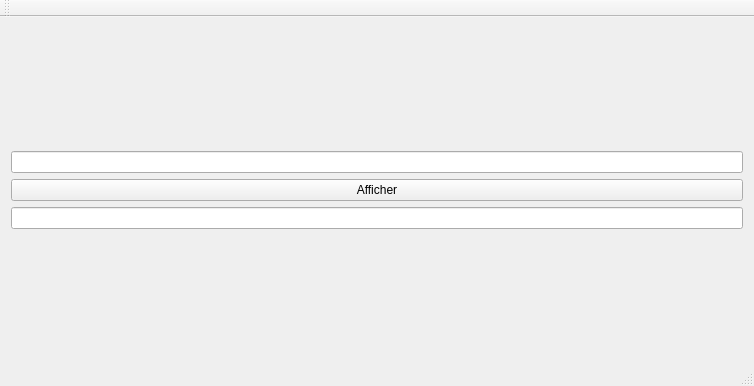
<?xml version="1.0" encoding="UTF-8"?>
<ui version="4.0">
 <class>MainWindow</class>
 <widget class="QMainWindow" name="MainWindow">
  <property name="geometry">
   <rect>
    <x>0</x>
    <y>0</y>
    <width>754</width>
    <height>386</height>
   </rect>
  </property>
  <property name="windowTitle">
   <string>MainWindow</string>
  </property>
  <widget class="QWidget" name="centralWidget">
   <layout class="QVBoxLayout" name="verticalLayout_2">
    <item>
     <layout class="QVBoxLayout" name="verticalLayout">
      <item>
       <widget class="QLineEdit" name="lineEdit_saisir"/>
      </item>
      <item>
       <widget class="QPushButton" name="pushButton_afficher">
        <property name="text">
         <string>Afficher</string>
        </property>
       </widget>
      </item>
      <item>
       <widget class="QLineEdit" name="lineEdit_afficher"/>
      </item>
     </layout>
    </item>
   </layout>
  </widget>
  <widget class="QMenuBar" name="menuBar">
   <property name="geometry">
    <rect>
     <x>0</x>
     <y>0</y>
     <width>754</width>
     <height>25</height>
    </rect>
   </property>
  </widget>
  <widget class="QToolBar" name="mainToolBar">
   <attribute name="toolBarArea">
    <enum>TopToolBarArea</enum>
   </attribute>
   <attribute name="toolBarBreak">
    <bool>false</bool>
   </attribute>
  </widget>
  <widget class="QStatusBar" name="statusBar"/>
 </widget>
 <layoutdefault spacing="6" margin="11"/>
 <resources/>
 <connections/>
</ui>
